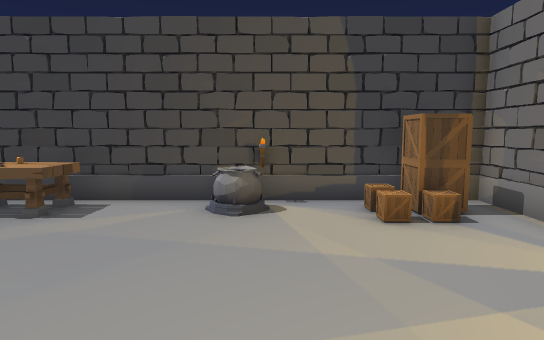
view 1 (above)

12 first-person views from a walk through a Unity game level. The camera is 1.5 m above the floor, tilts 6° down and sees 75° across. The floor is counted in squares, 1 m on a side. Each view is taken from the middle of a square. On the plan, view 1 faces up. The plan holds only what a view shows up to about 16 squares ahead; the rest is blank. The player is left out. Some surface patterns are stand-ins.

view 2
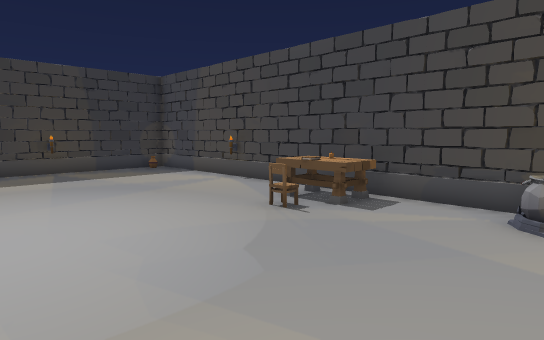

view 3
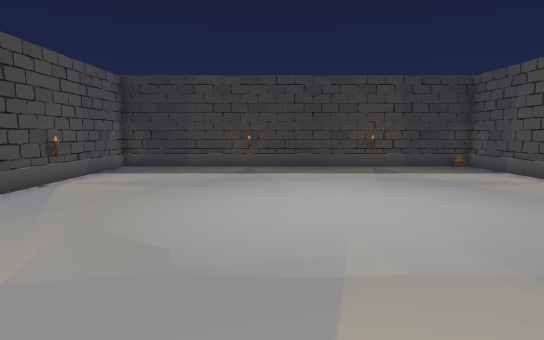

view 4
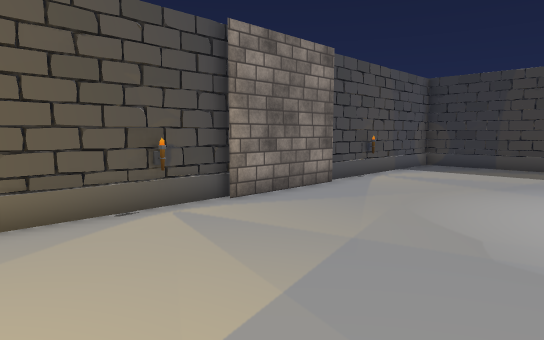

view 5
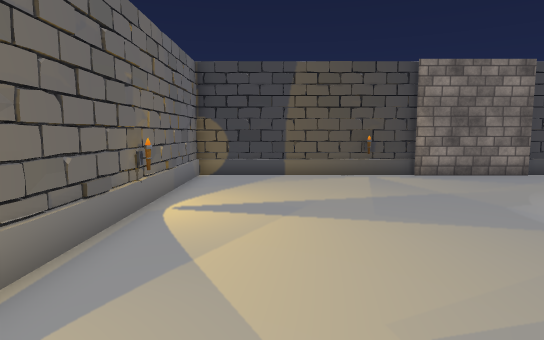

view 6
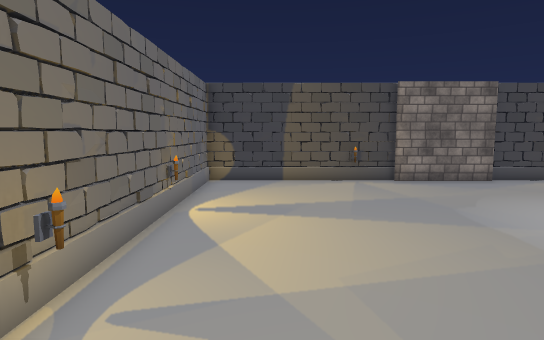

view 7
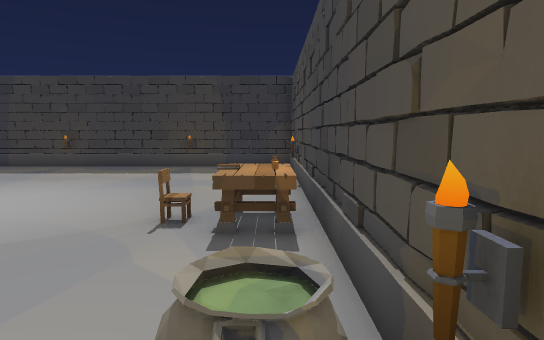

view 8
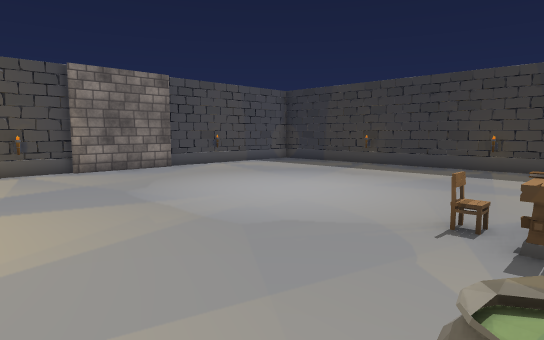

view 9
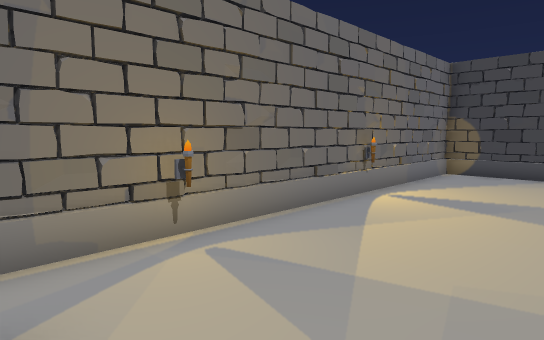

view 10
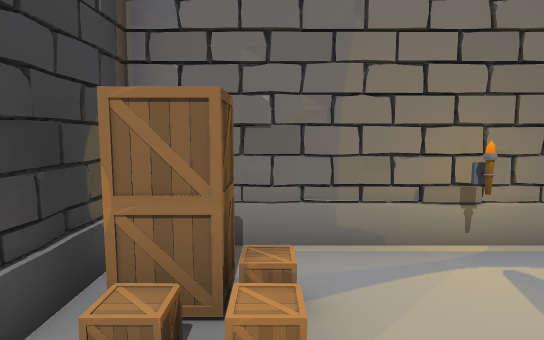

view 11
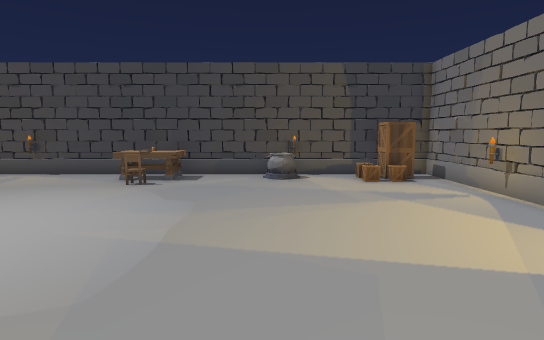

view 12
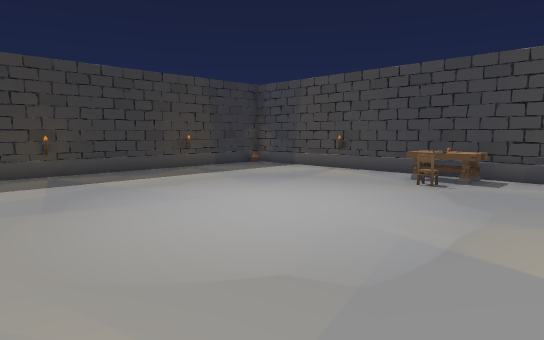

### Floor plan
Points are (right, up) in squares from view 1. A wall is a line through its corners. A room is listed if a view was taken in it or the views show most of it. See-through windows are left out.
Room 1 (views 1, 2, 3, 4, 5, 6, 7, 8, 9, 10, 11, 12)
walls: (-7.1, -7.4) (-3, -7.4); (-3.2, -7.7) (4.7, -7.7) (4.7, 7.9) (-14.9, 7.9) (-14.9, -7.7) (-7.1, -7.7)
objects: table (-6, 6) to (-4, 7); chair (-5, 5); other object (-1, -8) to (-1, -7); pot (-1, 7) to (0, 7); box (3, 7); other object (4, 3)

Positions as (right, up) in squares from view 1, and headings:
1: (0, 0), facing up
2: (0, 0), facing up-left
3: (1, -1), facing left
4: (2, -1), facing down-left
5: (2, 5), facing down
6: (2, 7), facing down
7: (1, 7), facing left
8: (1, 7), facing down-left
9: (0, 6), facing down-right
10: (0, 6), facing right
11: (-1, -5), facing up
12: (-1, -5), facing up-left
